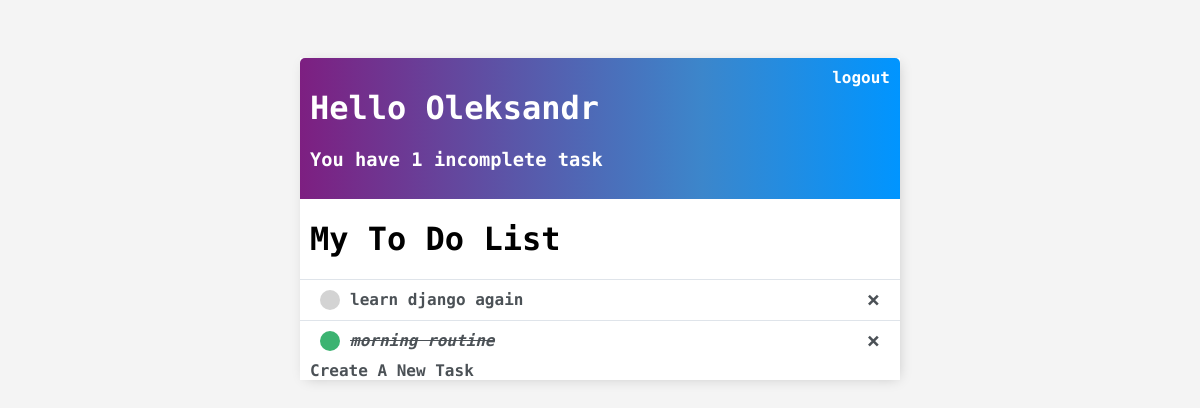
Page / (signed in) on the earlier database version.
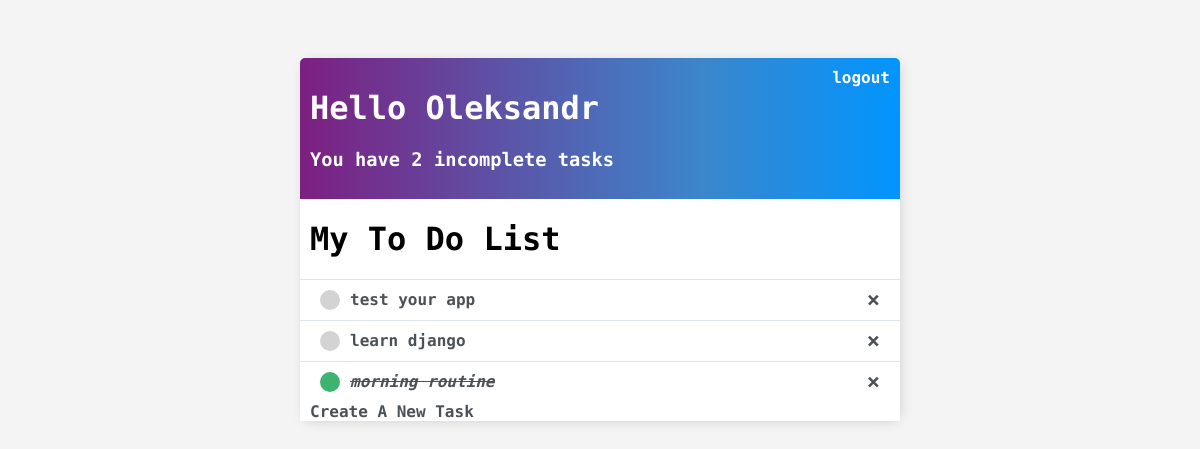
Same page on the later database version.
### base/models.py (models this page shows, shortened)
class Task(models.Model):
    user = models.ForeignKey(User, on_delete=models.CASCADE, null=True, blank=True)
    title = models.CharField(max_length=200)
    description = models.TextField(null=True, blank=True)
    complete = models.BooleanField(default=False)
    create = models.DateTimeField(auto_now_add=True)
    class Meta:
        ordering = ['complete', '-create']

### base/views.py (the view)
# urls.py: path('', TaskList.as_view(), name='tasks'),
class TaskList(LoginRequiredMixin, ListView):
    model = Task
    template_name = 'base/task_list.html'
    context_object_name = 'tasks'
    def get_context_data(self, *, object_list=None, **kwargs):
        context = super().get_context_data(**kwargs)
        context['tasks'] = context['tasks'].filter(user=self.request.user)
        context['count'] = context['tasks'].filter(complete=False).count()
        return context

### base/templates/base/task_list.html
{% extends 'base/main.html' %}
{% block content %}
    <div class="header-bar">
    <div>
        <h1>Hello {{ request.user.username|title }}</h1>
        <h3>You have {{ count }} incomplete task{{ count|pluralize:"s" }}</h3>
    </div>
        {% if request.user.is_authenticated %}
            <a href="{% url 'logout' %}">logout</a>
        {% else %}
            <a href="{% url 'login' %}">login</a>
        {% endif %}
    </div>
<h1 style="padding-left: 10px">
    My To Do List
</h1>
<div class="task-items-wrapper">
    {% for task in tasks %}
    <div class="task-wrapper">
        <div class="task-title">
            {% if task.complete %}
                <div class="task-complete-icon"></div>
                <div>
                <s><i><a href="{% url 'task-update' task.id %}">{{ task.title }}</a></i></s>
                </div>
            {% else %}
                <div class="task-incomplete-icon"></div>
                <div>
                <a href="{% url 'task-update' task.id %}">{{ task.title }}</a>
                </div>
            {% endif %}
        </div>
    <div class="delete-task">
        <a href="{% url 'task-delete' task.id %}">&#215;</a>
    </div>
    </div>
    {% endfor %}
</div>
<a href="{% url 'task-create' %}">
    Create A New Task
</a>
{% endblock content %}

Differences in the rows shown:
added Task: title "test your app"
changed Task: title "learn django again" → "learn django"
Other differences:
{{ count }}: "1" → "2"
